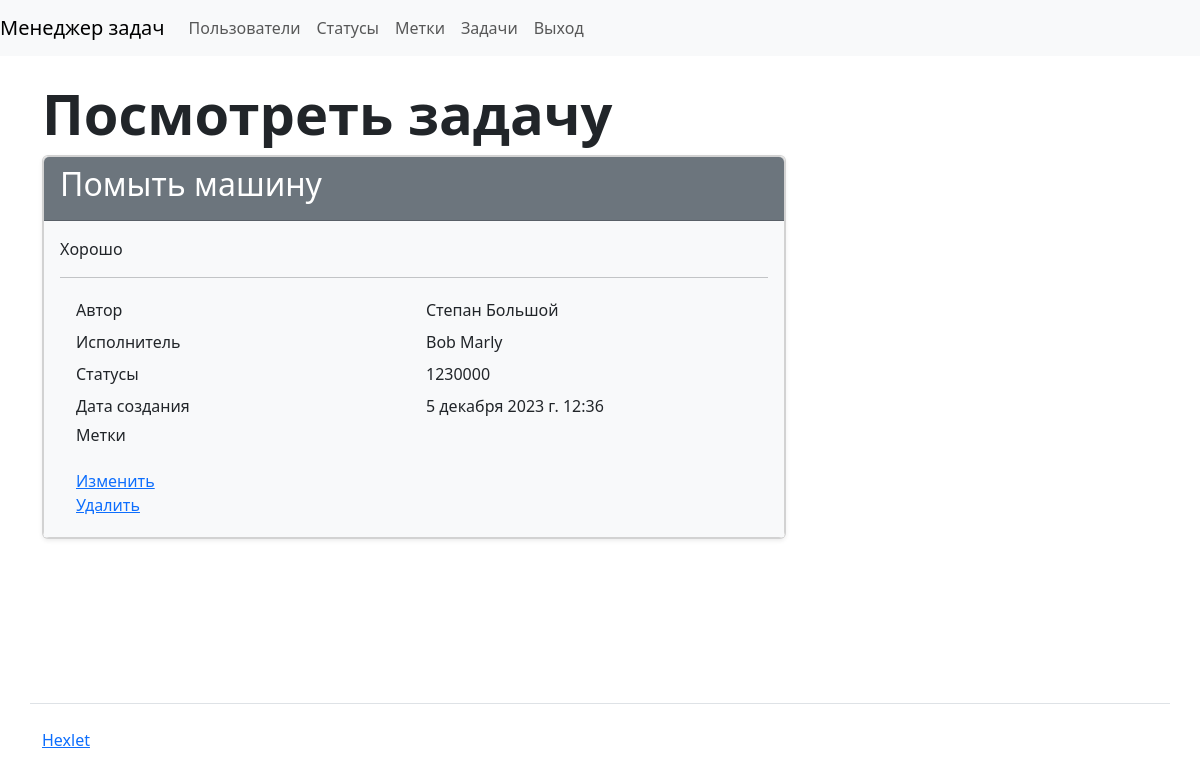
Screenshot of /tasks/14/ (signed in) with the database file from the repository.
### task_manager/tasks/models.py (models this page shows, shortened)
class Task(models.Model):
    name = models.CharField(_('Name'), max_length=255)
    description = models.TextField(_('Description'), max_length=255)
    status = models.ForeignKey(Status, on_delete=models.PROTECT,
                               verbose_name=_('status'),
                               related_name='status')
    author = models.ForeignKey(User, null=True, on_delete=models.PROTECT,
                               related_name='author')
    executor = models.ForeignKey(User, blank=True,
                                 null=True, on_delete=models.PROTECT,
                                 related_name='executor',
                                 verbose_name=_('Executor'))
    labels = models.ManyToManyField(Label, blank=True,
                                    verbose_name=_('Labels'))
    created_at = models.DateTimeField(auto_now_add=True)

### task_manager/users/models.py (models this page shows, shortened)
class User(AbstractUser):
    def __str__(self):
        return self.get_full_name()

### task_manager/statuses/models.py (models this page shows)
class Status(models.Model):
    name = models.CharField(max_length=250, unique=True)
    created_at = models.DateTimeField(auto_now_add=True)
    def __str__(self):
        return self.name

### task_manager/tasks/views.py (the view)
# urls.py: path("<int:pk>/", views.TaskDetailView.as_view(), name="tasks_detail"),
class TaskDetailView(LoginRequiredMixin, DetailView):
    model = Task
    template_name = "tasks/detail.html"
    context_object_name = 'task'

### task_manager/templates/tasks/detail.html (shortened to what this page needs)
{% extends "base.html" %}
{% load i18n %}
{% block content %}
<h1 class="display-4 fw-bold mt-4">{% translate "View task" %}</h1>
  <div class="col-12 col-md-8">
      <div class="card shadow-sm">
        <div class="card">
          <div class="card-header bg-secondary text-white">
            <h2>{{ task.name }}</h2>
          </div>
          <div class="card-body bg-light">
            <p>{{ task.description }}</p>
            <hr>
            <div class="container">
              <div class="row p-1">
                <div class="col">{% translate "Author" %}</div>
                <div class="col">{{ task.author }}</div>
              </div>
              <div class="row p-1">
                <div class="col">{% translate "executor" %}</div>
                <div class="col">{{ task.executor }}</div>
              </div>
              <div class="row p-1">
                <div class="col">{% translate "Status" %}</div>
                <div class="col">{{ task.status }}</div>
              </div>
              <div class="row p-1">
                <div class="col">{% translate "Created at" %}</div>
                <div class="col">{{ task.created_at }}</div>
              </div>
              <div class="row p-1">
                <div class="col">
                  <h6>{% translate "labels" %}</h6>
                </div>
              </div>
              <div class="row p-1">
                <div class="col">
                  <a href="{% url 'tasks_update' pk=task.id %}">{% translate "Update" %}</a>
                  <br>
                  <a href="{% url 'tasks_delete' pk=task.id %}">{% translate "Delete" %}</a>
                </div>
              </div>
            </div>
          </div>
        </div>
  </div>
</div>
{% endblock %}

### rows the page displays
Task: name "Помыть машину", description "Хорошо", author "Степан Большой", executor "Bob Marly", status "1230000", created_at "5 декабря 2023 г. 12:36"
